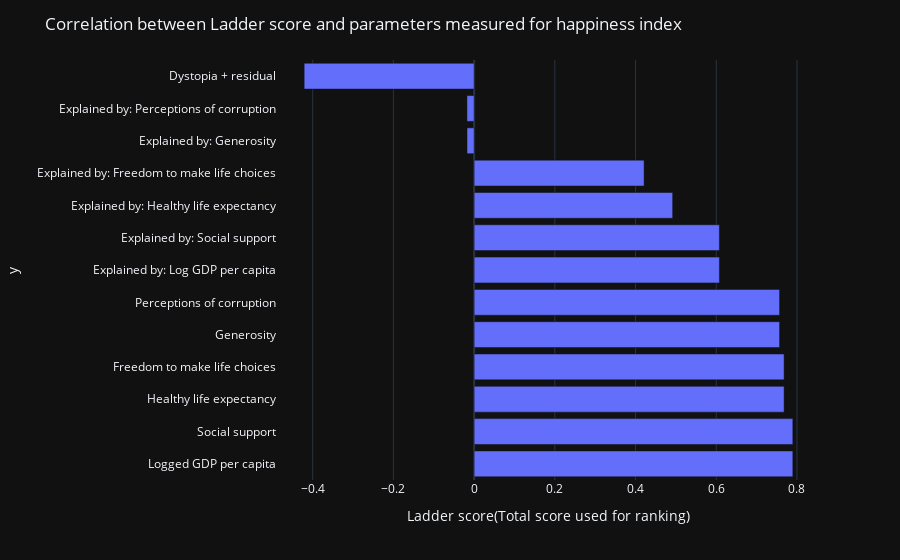

This figure's notebook cell:
### Markdown cell above
## Correlation bar chart for parameters used in measuring Happiness index

### Code cell
fig=px.bar(x=corrvalues,y=data.columns[6:],labels={'x':'Ladder score(Total score used for ranking)'},barmode='group')
fig.update_layout(template='plotly_dark',title='Correlation between Ladder score and parameters measured for happiness index')

### Figure 1 — Plotly figure (JSON) as saved in the notebook; plotly's stock layout.template omitted (floating-point values rounded to 4 significant figures)
{"data": [{"alignmentgroup": "True", "hovertemplate": "Ladder score(Total score used for ranking)=%{x}<br>y=%{y}<extra></extra>", "legendgroup": "", "marker": {"color": "#636efa"}, "name": "", "offsetgroup": "", "orientation": "h", "showlegend": false, "textposition": "auto", "type": "bar", "x": [0.7898, 0.7897, 0.7681, 0.7681, 0.7569, 0.7569, 0.6078, 0.6078, 0.492, 0.4212, -0.01763, -0.0178, -0.4211], "xaxis": "x", "y": ["Logged GDP per capita", "Social support", "Healthy life expectancy", "Freedom to make life choices", "Generosity", "Perceptions of corruption", "Explained by: Log GDP per capita", "Explained by: Social support", "Explained by: Healthy life expectancy", "Explained by: Freedom to make life choices", "Explained by: Generosity", "Explained by: Perceptions of corruption", "Dystopia + residual"], "yaxis": "y"}], "layout": {"barmode": "group", "legend": {"tracegroupgap": 0}, "margin": {"t": 60}, "title": {"text": "Correlation between Ladder score and parameters measured for happiness index"}, "xaxis": {"anchor": "y", "domain": [0, 1], "title": {"text": "Ladder score(Total score used for ranking)"}, "type": "linear", "range": [-0.4884, 0.857], "autorange": true}, "yaxis": {"anchor": "x", "domain": [0, 1], "title": {"text": "y"}, "type": "category", "range": [-0.5, 12.5], "autorange": true}, "autosize": true}}
